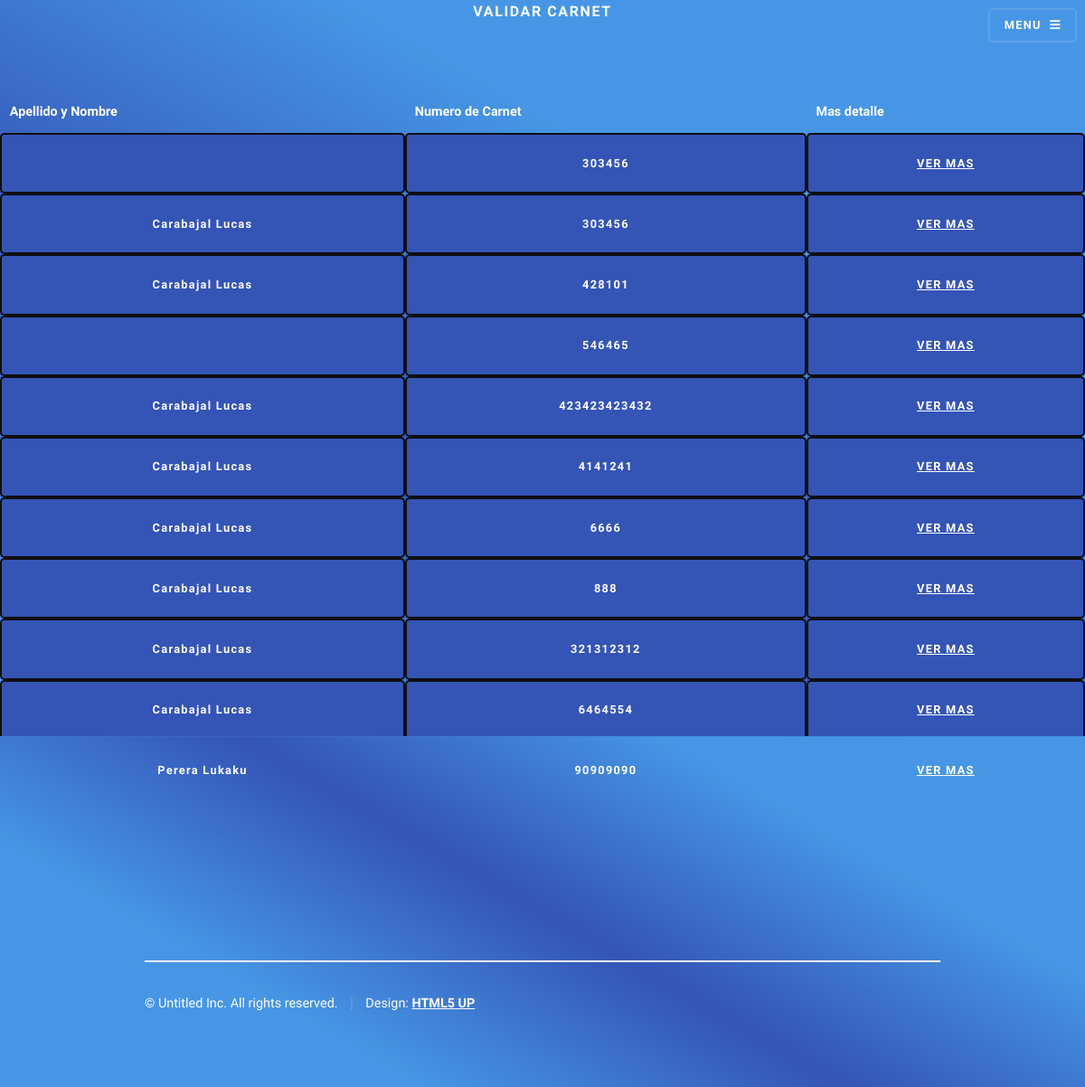
The app's page /validar-carnets/ (signed in), older data.
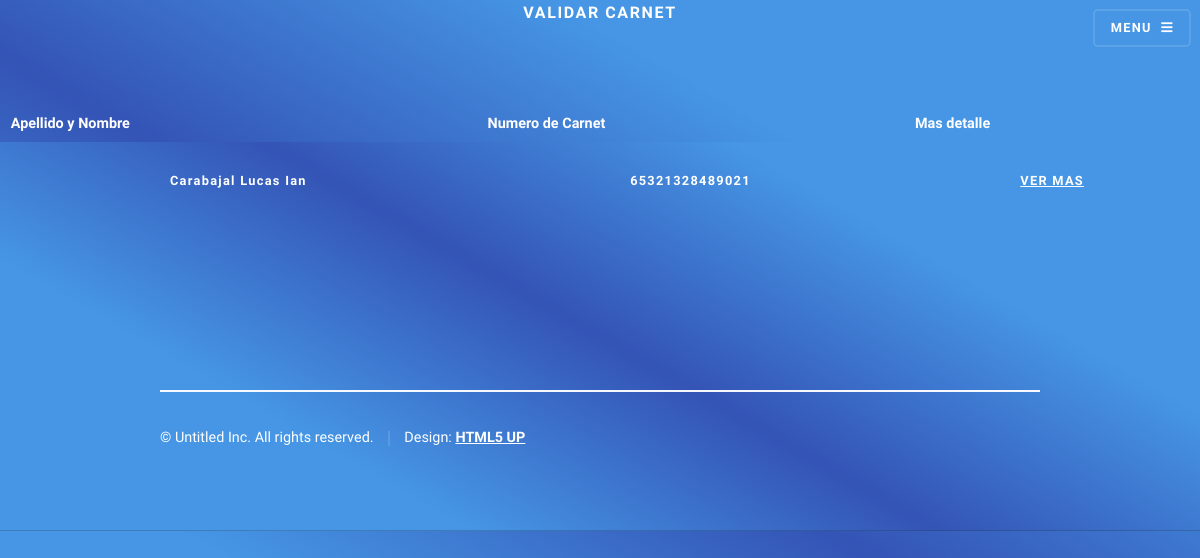
The same page, newer data.
### user/models.py (models this page shows)
class Carnet(models.Model):
    n_carnet = models.IntegerField()
    otorgamiento = models.DateField()
    vencimiento = models.DateField()
    tipo_carnet = models.ForeignKey(TipoCarnet, on_delete=models.PROTECT, null=True)
    donante = models.BooleanField(default=False)
    imagen = models.ImageField(upload_to='media/carnet/user/',null=True,blank=True)
    grupo_s = models.ForeignKey(GrupoSanguineo, on_delete=models.PROTECT, null=True)
    validado = models.BooleanField(default=False, blank=True)
    user = models.ForeignKey(Usuario, on_delete=models.CASCADE, blank=True, null=True, related_name='users')
    foto_frente = models.ImageField(upload_to='media/carnet/frente/', null=True,blank=True)

class Usuario(AbstractUser):
    dni = models.IntegerField(blank=True, null=True)
    nacimiento = models.DateField(blank=True, null=True)
    nacionalidad = models.ForeignKey(Nacionalidad, on_delete=models.CASCADE, null=True)
    phone = models.IntegerField(blank=True, null=True)
    direccion = models.ForeignKey(Direcciones, on_delete=models.CASCADE, null=True, blank=True)

### AppCarnet/views.py (the view)
# urls.py: path('validar-carnets/', staff_member_required(login_url="home")(ValidarCarnets.as_view()), name='validar-carnets'),
class ValidarCarnets(ListView):
    model = Carnet
    template_name = 'validar-carnets.html'
    context_object_name = 'carnets'
    queryset = Carnet.objects.exclude(validado=1)

### AppCarnet/templates/validar-carnets.html (shortened to what this page needs)
{% extends 'base.html' %}
{% load static %}
{% block content %}
    <center><h1>Validar carnet</h1></center>
    <div class="table-wrapper">
        <table class="alt">
            <thead>
                <tr>
                    <th>Apellido y Nombre</th>
                    <th>Numero de Carnet</th>
                    <th>Mas detalle</th>
                </tr>
            </thead>
            <tbody>
                {% for carnet in carnets %}
                {% if carnet.validado == 0 %}
                <tr>
                    <td>{{carnet.user.last_name}} {{carnet.user.first_name}}</td>
                    <td>{{carnet.n_carnet}}</td>
                    <td><a href="{{carnet.id}}">Ver mas</a></td>
                </tr>
                {% endif %}
                {% endfor %}
            </tbody>
        </table>
    </div>
{% endblock content%}

### AppCarnet/templates/base.html (shortened to what this page needs)
{% load static %}
<!DOCTYPE HTML>
<html>
	<head>
		<link rel="stylesheet" href="{% static 'assets/css/main.css' %}" />
	</head>
	<body class="is-preload">
			<div id="page-wrapper">
					<header id="header" class="alt">
						<nav>
							<a href="#menu">Menu</a>
						</nav>
					</header>
          {% block content%}
          {% endblock content %}
        <footer>
					<section id="footer">
						<div class="inner">
							<ul class="copyright">
								<li>&copy; Untitled Inc. All rights reserved.</li><li>Design: <a href="http://html5up.net">HTML5 UP</a></li>
							</ul>
						</div>
					</section>
        </footer>
			</div>
	</body>
</html>

Row changes from the older to the newer data that the page shows:
removed Carnet: n_carnet "303456"
removed Carnet: user.last_name "Carabajal", user.first_name "Lucas", n_carnet "303456"
removed Carnet: user.last_name "Carabajal", user.first_name "Lucas", n_carnet "428101"
removed Carnet: n_carnet "546465"
removed Carnet: user.last_name "Carabajal", user.first_name "Lucas", n_carnet "423423423432"
removed Carnet: user.last_name "Carabajal", user.first_name "Lucas", n_carnet "4141241"
removed Carnet: user.last_name "Carabajal", user.first_name "Lucas", n_carnet "6666"
removed Carnet: user.last_name "Carabajal", user.first_name "Lucas", n_carnet "888"
removed Carnet: user.last_name "Carabajal", user.first_name "Lucas", n_carnet "321312312"
removed Carnet: user.last_name "Carabajal", user.first_name "Lucas", n_carnet "6464554"
removed Carnet: user.last_name "Perera", user.first_name "Lukaku", n_carnet "90909090"
added Carnet: user.last_name "Carabajal", user.first_name "Lucas Ian", n_carnet "65321328489021"
